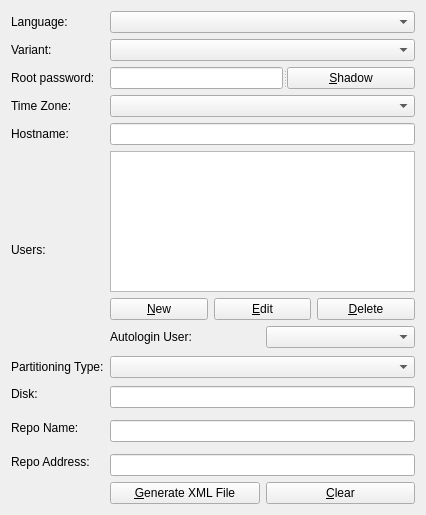
<ui version="4.0" >
 <class>Sahip</class>
 <widget class="QWidget" name="Sahip" >
  <property name="geometry" >
   <rect>
    <x>0</x>
    <y>0</y>
    <width>426</width>
    <height>515</height>
   </rect>
  </property>
  <property name="windowTitle" >
   <string>Sahip</string>
  </property>
  <property name="windowIcon" >
   <iconset resource="resources.qrc" >
    <normaloff>:/icon</normaloff>:/icon</iconset>
  </property>
  <layout class="QGridLayout" name="gridLayout" >
   <item row="0" column="0" >
    <widget class="QLabel" name="label" >
     <property name="text" >
      <string>Language:</string>
     </property>
    </widget>
   </item>
   <item row="0" column="1" >
    <widget class="QComboBox" name="languageBox" />
   </item>
   <item row="1" column="0" >
    <widget class="QLabel" name="label_2" >
     <property name="text" >
      <string>Variant:</string>
     </property>
    </widget>
   </item>
   <item row="1" column="1" >
    <widget class="QComboBox" name="variantBox" />
   </item>
   <item row="2" column="0" >
    <widget class="QLabel" name="label_3" >
     <property name="text" >
      <string>Root password:</string>
     </property>
    </widget>
   </item>
   <item row="2" column="1" >
    <widget class="QSplitter" name="splitter" >
     <property name="orientation" >
      <enum>Qt::Horizontal</enum>
     </property>
     <widget class="QLineEdit" name="rootPassword" />
     <widget class="QPushButton" name="shadowButton" >
      <property name="text" >
       <string>&amp;Shadow</string>
      </property>
      <property name="checkable" >
       <bool>true</bool>
      </property>
      <property name="autoDefault" >
       <bool>false</bool>
      </property>
      <property name="default" >
       <bool>false</bool>
      </property>
      <property name="flat" >
       <bool>false</bool>
      </property>
     </widget>
    </widget>
   </item>
   <item row="3" column="0" >
    <widget class="QLabel" name="label_4" >
     <property name="text" >
      <string>Time Zone:</string>
     </property>
    </widget>
   </item>
   <item row="3" column="1" >
    <widget class="QComboBox" name="timeZone" />
   </item>
   <item row="4" column="0" >
    <widget class="QLabel" name="label_5" >
     <property name="text" >
      <string>Hostname:</string>
     </property>
    </widget>
   </item>
   <item row="4" column="1" >
    <widget class="QLineEdit" name="hostname" />
   </item>
   <item row="5" column="0" >
    <widget class="QLabel" name="label_6" >
     <property name="text" >
      <string>Users:</string>
     </property>
    </widget>
   </item>
   <item row="5" column="1" >
    <layout class="QVBoxLayout" name="verticalLayout_2" >
     <item>
      <widget class="QListWidget" name="userList" />
     </item>
     <item>
      <layout class="QVBoxLayout" name="verticalLayout" >
       <item>
        <layout class="QHBoxLayout" name="horizontalLayout" >
         <item>
          <widget class="QPushButton" name="userNew" >
           <property name="text" >
            <string>&amp;New</string>
           </property>
          </widget>
         </item>
         <item>
          <widget class="QPushButton" name="userEdit" >
           <property name="text" >
            <string>&amp;Edit</string>
           </property>
          </widget>
         </item>
         <item>
          <widget class="QPushButton" name="userDelete" >
           <property name="text" >
            <string>&amp;Delete</string>
           </property>
          </widget>
         </item>
        </layout>
       </item>
       <item>
        <layout class="QHBoxLayout" name="horizontalLayout_2" >
         <item>
          <widget class="QLabel" name="label_13" >
           <property name="text" >
            <string>Autologin User:</string>
           </property>
          </widget>
         </item>
         <item>
          <widget class="QComboBox" name="autologinUserBox" />
         </item>
        </layout>
       </item>
      </layout>
     </item>
    </layout>
   </item>
   <item rowspan="2" row="9" column="0" >
    <widget class="QLabel" name="label_17" >
     <property name="text" >
      <string>Disk:</string>
     </property>
    </widget>
   </item>
   <item rowspan="3" row="7" column="1" >
    <widget class="QComboBox" name="partitioningTypeBox" />
   </item>
   <item row="10" column="1" >
    <widget class="QLineEdit" name="disk" />
   </item>
   <item rowspan="2" row="11" column="0" colspan="2" >
    <widget class="QLabel" name="label_15" >
     <property name="text" >
      <string>Repo Name:</string>
     </property>
    </widget>
   </item>
   <item row="12" column="1" >
    <widget class="QLineEdit" name="repoName" />
   </item>
   <item rowspan="2" row="13" column="0" colspan="2" >
    <widget class="QLabel" name="label_16" >
     <property name="text" >
      <string>Repo Address:</string>
     </property>
    </widget>
   </item>
   <item row="14" column="1" >
    <widget class="QLineEdit" name="repoAddress" />
   </item>
   <item row="15" column="0" >
    <widget class="QLabel" name="label_7" >
     <property name="text" >
      <string/>
     </property>
    </widget>
   </item>
   <item row="15" column="1" >
    <layout class="QHBoxLayout" name="horizontalLayout_3" >
     <item>
      <widget class="QPushButton" name="generateXMLButton" >
       <property name="text" >
        <string>&amp;Generate XML File</string>
       </property>
      </widget>
     </item>
     <item>
      <widget class="QPushButton" name="clearButton" >
       <property name="text" >
        <string>&amp;Clear</string>
       </property>
      </widget>
     </item>
    </layout>
   </item>
   <item row="8" column="0" >
    <widget class="QLabel" name="label_14" >
     <property name="text" >
      <string>Partitioning Type:</string>
     </property>
    </widget>
   </item>
  </layout>
 </widget>
 <tabstops>
  <tabstop>languageBox</tabstop>
  <tabstop>variantBox</tabstop>
  <tabstop>rootPassword</tabstop>
  <tabstop>shadowButton</tabstop>
  <tabstop>timeZone</tabstop>
  <tabstop>hostname</tabstop>
  <tabstop>userList</tabstop>
  <tabstop>userNew</tabstop>
  <tabstop>userEdit</tabstop>
  <tabstop>userDelete</tabstop>
  <tabstop>autologinUserBox</tabstop>
  <tabstop>partitioningTypeBox</tabstop>
  <tabstop>disk</tabstop>
  <tabstop>repoName</tabstop>
  <tabstop>repoAddress</tabstop>
  <tabstop>generateXMLButton</tabstop>
  <tabstop>clearButton</tabstop>
 </tabstops>
 <resources>
  <include location="resources.qrc" />
 </resources>
 <connections/>
</ui>
